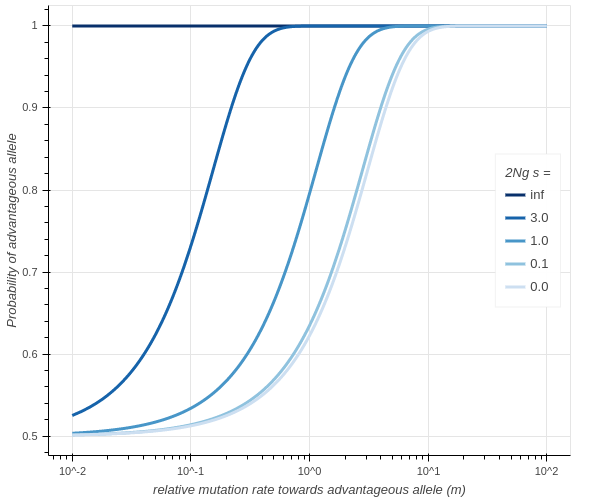

This figure's Python source:
import numpy as np
import bokeh.plotting
import bokeh.palettes
import bokeh.io

x = np.linspace(0.01, 100, 50000)

p = bokeh.plotting.figure(height=500, 
                          width=600,
                          x_axis_type="log",
                          x_axis_label="relative mutation rate towards advantageous allele (m)",
                          y_axis_label="Probability of advantageous allele")

selecn_by_drifts = [np.inf, 3.0, 1.0, 0.1, 0.0]
colours = bokeh.palettes.Blues256[::50]

for selecn_by_drift, colour in zip(selecn_by_drifts, colours):
    p.line(x,
#            1/(1 + np.exp(-1 * np.exp(selecn_by_drift) * x)),
           (1 - np.exp(-1*np.exp(selecn_by_drift)*0.5*x))/(1 - np.exp(-1*np.exp(selecn_by_drift)*x)),
           color=colour,
           line_width=3,
           legend_label=f"{selecn_by_drift}")
    
p.legend.location = "center_right"
p.legend.title = "2Ng s ="

bokeh.io.show(p)
